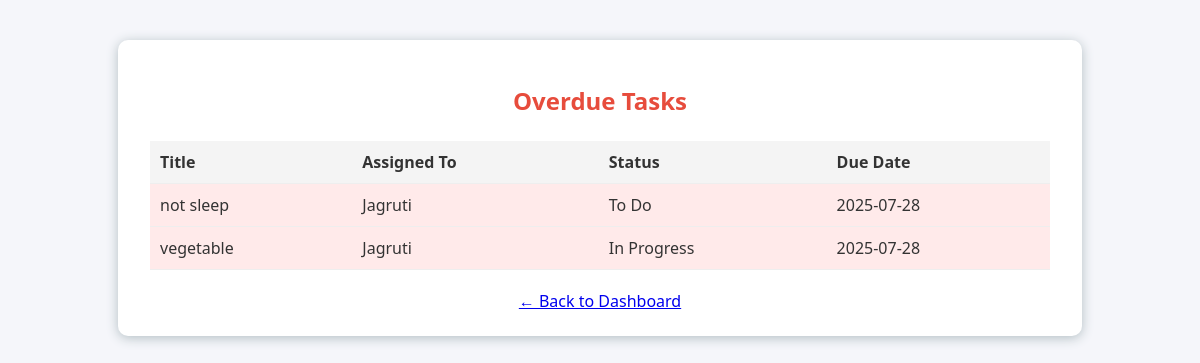
Screenshot of /overdue (signed in) with the database file from the repository.
### tables this page shows
CREATE TABLE tasks (
            id INTEGER PRIMARY KEY AUTOINCREMENT,
            title TEXT NOT NULL,
            assigned_to TEXT NOT NULL,
            status TEXT NOT NULL,
            due_date DATETIME,
            created_at DATETIME DEFAULT CURRENT_TIMESTAMP,
            updated_at DATETIME DEFAULT CURRENT_TIMESTAMP,
            FOREIGN KEY (assigned_to) REFERENCES users(username)
        );

### app.py (the view)
@app.route('/overdue')
def overdue_dashboard():
    if 'username' not in session:
        flash('You must be logged in to view overdue tasks.')
        return redirect(url_for('login'))
    conn = get_db_connection()
    today = datetime.today().date()
    if session.get('role') == 'admin':
        tasks = conn.execute('SELECT * FROM tasks WHERE due_date < ? AND status != ? ORDER BY due_date ASC', (today, 'Done')).fetchall()
    else:
        username = session.get('username')
        tasks = conn.execute('SELECT * FROM tasks WHERE assigned_to = ? AND due_date < ? AND status != ? ORDER BY due_date ASC', (username, today, 'Done')).fetchall()
    conn.close()
    return render_template('overdue.html', tasks=tasks)

### app.py (called while the page is built)
def get_db_connection():
    conn = sqlite3.connect('database.db')
    conn.row_factory = sqlite3.Row
    return conn

### templates/overdue.html (shortened to what this page needs)
<!DOCTYPE html>
<html>
<head>
    <link rel="stylesheet" href="/static/style.css">
</head>
<body>
    <div class="overdue-container">
        <h2 class="overdue-title">Overdue Tasks</h2>
        {% if tasks and tasks|length > 0 %}
        <table>
            <tr>
                <th>Title</th>
                <th>Assigned To</th>
                <th>Status</th>
                <th>Due Date</th>
            </tr>
            {% for task in tasks %}
            <tr class="overdue-row">
                <td>{{ task.title }}</td>
                <td>{{ task.assigned_to }}</td>
                <td>{{ task.status }}</td>
                <td>{{ task.due_date }}</td>
            </tr>
            {% endfor %}
        </table>
        {% else %}
        <div class="no-tasks">No overdue tasks!</div>
        {% endif %}
        <div style="text-align:center; margin-top:20px;">
            <a href="{{ url_for('index') }}">&larr; Back to Dashboard</a>
        </div>
    </div>
</body>
</html>

### static/style.css (style rules this page uses)
body { font-family: 'Segoe UI', Arial, sans-serif; margin: 0; background: #f5f6fa; color: #333; }

### templates/overdue.html (style rules this page uses)
.overdue-container { max-width: 900px; margin: 40px auto; background: #fff; padding: 24px 32px; border-radius: 10px; box-shadow: 0 2px 12px #b2bec3; }
.overdue-title { color: #e74c3c; text-align: center; margin-bottom: 24px; }
table { width: 100%; border-collapse: collapse; }
th, td { padding: 10px; border-bottom: 1px solid #eee; text-align: left; }
th { background: #f4f4f4; }
tr.overdue-row { background: #ffeaea; }

### rows the page displays
tasks: title "not sleep", assigned_to "Jagruti", status "To Do", due_date "2025-07-28"
tasks: title "vegetable", assigned_to "Jagruti", status "In Progress", due_date "2025-07-28"
